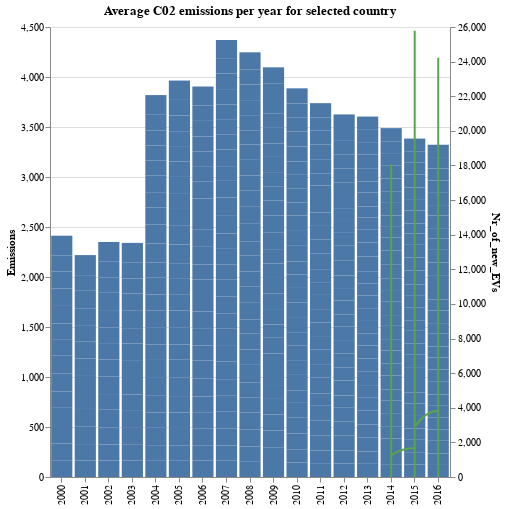

The cell this chart's notebook holds for it:
### Code cell
# ADJUST IF WE ARE NOT GOING TO USE THE 2000-2016 DATA!!!!!!!!!!!!!!!!!!!!!!!!!!!!!!!!!!!!!!!!!!!!!

# Dropdown for price charts
chart_option = st.selectbox('Choose a Period of Time', [
    '2000 - 2016',
    '2017 and up'
     ])

if chart_option == '2000 - 2016':
    base = alt.Chart(df_00_16).encode(
        alt.X('Year:O').title('Year'))

    bar_chart2 = base.mark_bar().encode(
        alt.Y('Emissions:Q').title('Emissions'),
        tooltip=['Year', 'Emissions']
    ).add_params(
        selection
    ).transform_filter(
        selection
    ).properties(
        title=(f'Average C02 emissions per km from new passenger cars for selected country'),
        width=400,
        height=450
    )    

    line_chart = base.mark_line(stroke='#57A44C', interpolate='monotone').encode(
        alt.Y('Nr_of_new_EVs').title('Nr of new EVs'),
        tooltip=['Year', 'Nr_of_new_EVs']
    ).add_params(
        selection
    ).transform_filter(
        selection
    ).properties(
        width=400,
        height=450
    )    
        
    full_chart = alt.layer(bar_chart2, line_chart).resolve_scale(
        y='independent'
    )
        
    full_chart

### Figure 1 — Vega-Lite specification as saved in the notebook (floating-point values rounded to 4 significant figures; data arrays with more than 128 entries replaced by an {"elided": "..."} marker saying what was removed)
{"config": {"view": {"continuousWidth": 300, "continuousHeight": 300}}, "layer": [{"mark": {"type": "bar"}, "encoding": {"tooltip": [{"field": "Year", "type": "quantitative"}, {"field": "Emissions", "type": "quantitative"}], "x": {"field": "Year", "title": null, "type": "ordinal"}, "y": {"field": "Emissions", "type": "quantitative"}}, "name": "view_9", "title": "Average C02 emissions per year for selected country", "transform": [{"filter": {"param": "param_13"}}]}, {"mark": {"type": "line", "interpolate": "monotone", "stroke": "#57A44C"}, "encoding": {"tooltip": [{"field": "Year", "type": "quantitative"}, {"field": "Nr_of_new_EVs", "type": "quantitative"}], "x": {"field": "Year", "title": null, "type": "ordinal"}, "y": {"field": "Nr_of_new_EVs", "type": "quantitative"}}, "title": "Nr of new EVs per year for selected country", "transform": [{"filter": {"param": "param_13"}}]}], "data": {"name": "data-ae6d994fb0298cf90ed9f9b28fad0496"}, "height": 450, "params": [{"name": "param_13", "select": {"type": "point", "fields": ["Country"]}, "bind": {"input": "select", "options": ["Austria", "Belgium", "Bulgaria", "Croatia", "Cyprus", "Czechia", "Denmark", "Estonia", "European Union - 27 countries (from 2020)", "Finland", "France", "Germany", "Greece", "Hungary", "Iceland", "Ireland", "Italy", "Latvia", "Lithuania", "Luxembourg", "Malta", "Netherlands", "Norway", "Poland", "Portugal", "Romania", "Slovakia", "Slovenia", "Spain", "Sweden"], "name": "Country "}, "views": ["view_9"]}], "resolve": {"scale": {"y": "independent"}}, "width": 400, "$schema": "https://vega.github.io/schema/vega-lite/v5.20.1.json", "datasets": {"data-ae6d994fb0298cf90ed9f9b28fad0496": {"elided": "510 records"}}}
